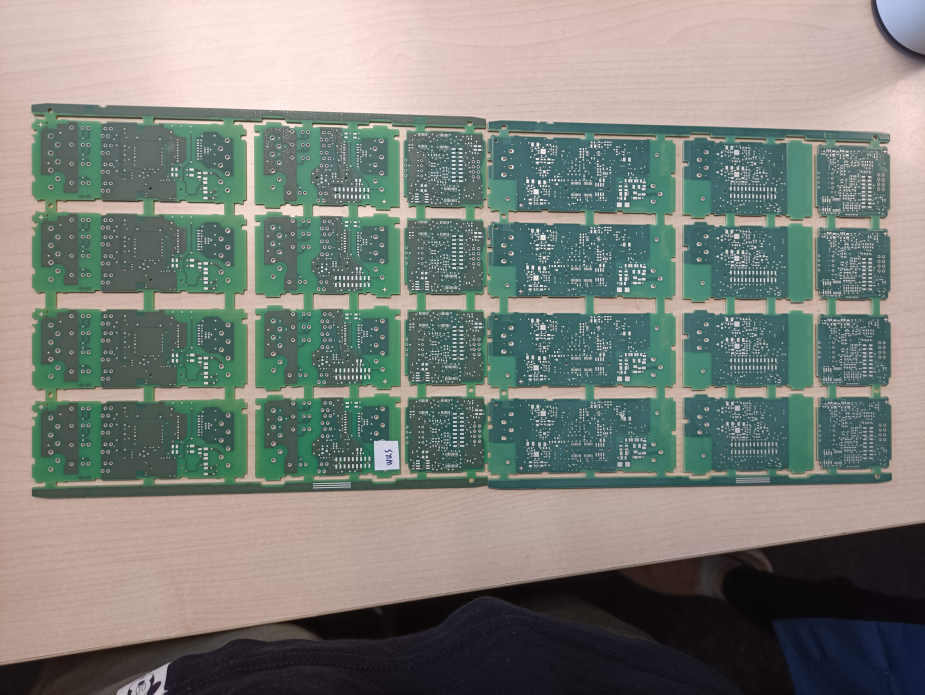
#> input picture jupyter/image/IMG_20210928_104759.jpg, 4624 x 3472 px (shown at 1/5 size)
$ python -i opencv_processing.py   (imports and definitions only)
#> lines starting #> are read from the running program, lines starting #| are printed output that depends on the picture
import cv2
import logging
import numpy as np
import traceback
from PyQt5.QtCore import pyqtSignal, QThread
from image_process import check_methods
# from common.Threadsafe import Thread
from common.mythread import Thread
# [225 lines that did not run here, left out]


def add_saturation(image, saturation):

    BASE_VALUE = 100
    hlsImg = cv2.cvtColor(image.astype(np.float32) / 255.0, cv2.COLOR_BGR2HLS)
    # 饱和度
    hlsImg[:, :, 2] = (1.0 + saturation / float(BASE_VALUE)) * hlsImg[:, :, 2]
    hlsImg[:, :, 2][hlsImg[:, :, 2] > 1] = 1
    # HLS2BGR
    lsImg = cv2.cvtColor(hlsImg, cv2.COLOR_HLS2BGR) * 255
    lsImg = lsImg.astype(np.uint8)
    return lsImg

def automatic_brightness_and_contrast(image, clip_hist_percent=5):
#> called with clip_hist_percent = 5
    gray = cv2.cvtColor(image, cv2.COLOR_RGB2GRAY)
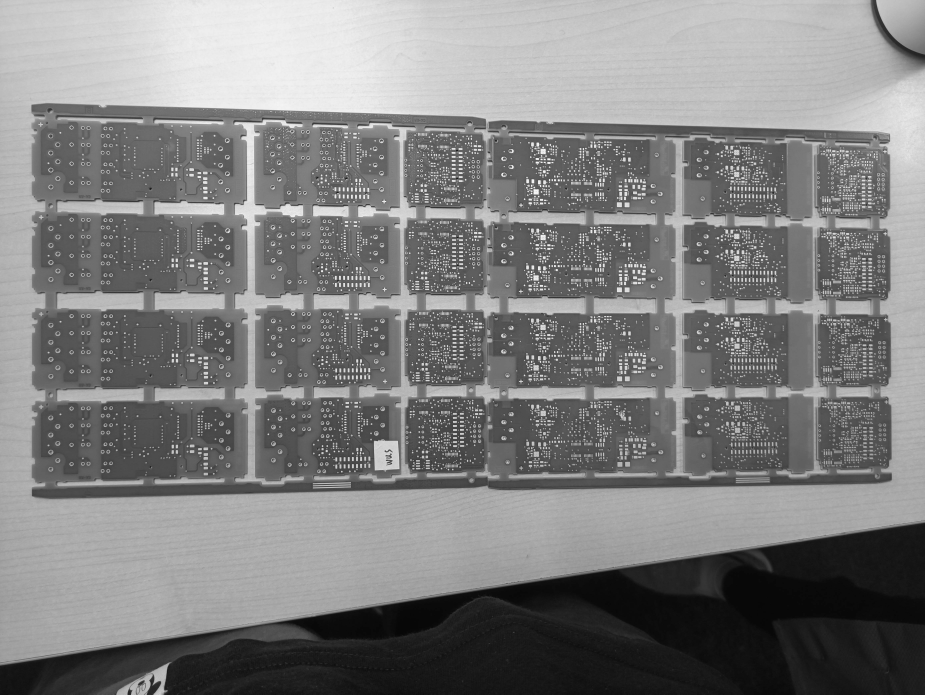
#> gray: shape (3472, 4624) (shown at 1/5 size); min 0, max 255, mean 127

    # Calculate grayscale histogram
    hist = cv2.calcHist([gray],[0],None,[256],[0,256])
#> hist = 256 values, max 213349 at index 170, min 1 at index 0, mean 62713
    hist_size = len(hist)
#> hist_size = 256

    # Calculate cumulative distribution from the histogram
    accumulator = []
    accumulator.append(float(hist[0]))
    for index in range(1, hist_size):
        accumulator.append(accumulator[index -1] + float(hist[index]))
#> after the loop, accumulator = 256 values from 1 to 16054528

    # Locate points to clip
    maximum = accumulator[-1]
#> maximum = 16054528
    clip_hist_percent *= (maximum/100.0)
#> clip_hist_percent = 802726.4
    clip_hist_percent /= 2.0
#> clip_hist_percent = 401363.2

    # Locate left cut
    minimum_gray = 0
    while accumulator[minimum_gray] < clip_hist_percent:
        minimum_gray += 1
#> this loop made 13 passes
#> after the loop, minimum_gray = 13

    # Locate right cut
    maximum_gray = hist_size -1
#> maximum_gray = 255
    while accumulator[maximum_gray] >= (maximum - clip_hist_percent):
        maximum_gray -= 1
#> this loop made 22 passes
#> maximum_gray on passes 1 to 12: 254, 253, 252, 251, 250, 249, 248, 247, 246, 245, 244, 243
#> after the loop, maximum_gray = 233

    # Calculate alpha and beta values
    alpha = 255 / (maximum_gray - minimum_gray)
#> alpha = 1.16
    beta = -minimum_gray * alpha
#> beta = -15.07

    auto_result = cv2.convertScaleAbs(cv2.cvtColor(image, cv2.COLOR_RGB2BGR), alpha=alpha, beta=beta)
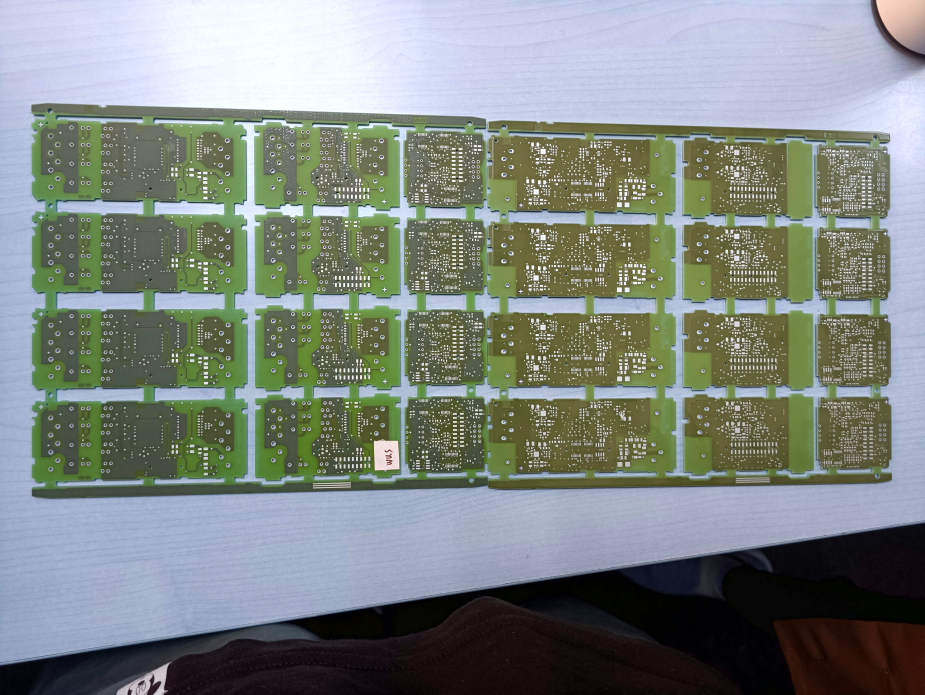
#> auto_result: shape (3472, 4624, 3) (shown at 1/5 size); mean R, G, B 126.8, 134.5, 129.2
    auto_result = cv2.cvtColor(auto_result, cv2.COLOR_BGR2RGB)
    return auto_result


# [50 lines left out: function filter_contour, not called in this run]

>>> import cv2
>>> picture = cv2.cvtColor(cv2.imread('../jupyter/image/IMG_20210928_104759.jpg'), cv2.COLOR_BGR2RGB)
>>> result = automatic_brightness_and_contrast(picture)

$ run again, on jupyter/image/img1.jpg
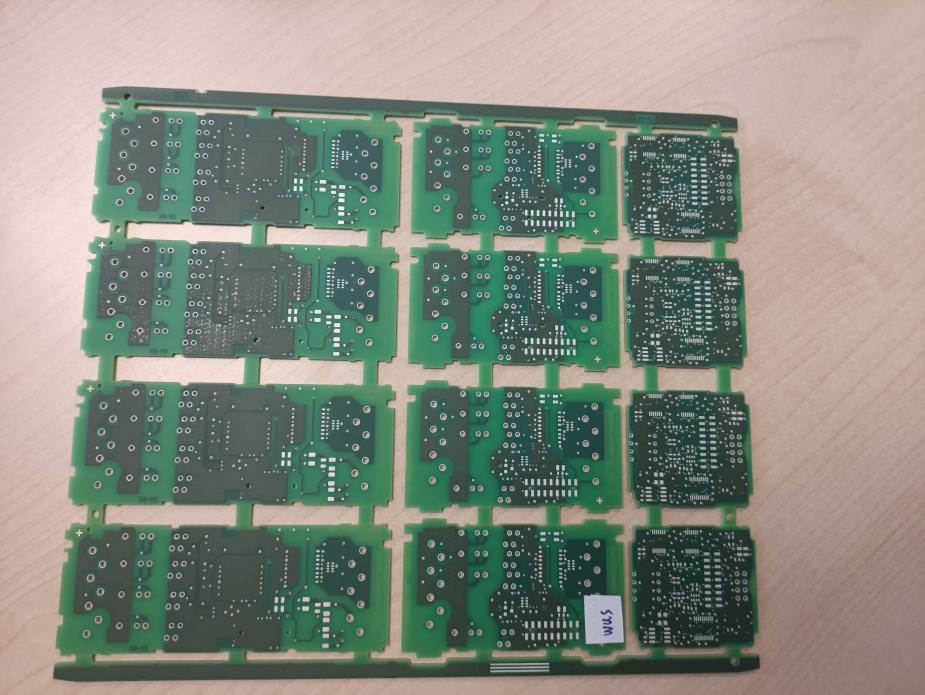
#> input picture jupyter/image/img1.jpg, 4624 x 3472 px (shown at 1/5 size)
#> in automatic_brightness_and_contrast, `gray = cv2.cvtColor(image, cv2.COLOR_RGB2GRAY)`:
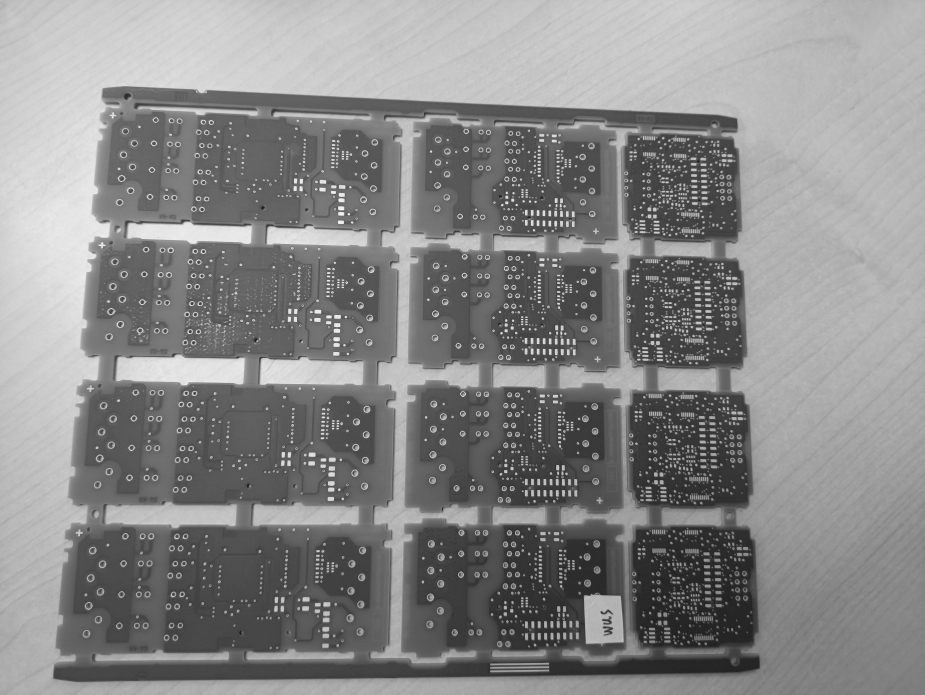
#> gray: shape (3472, 4624) (shown at 1/5 size); min 9, max 255, mean 135.7
#> hist = 256 values, max 189586 at index 182, min 0 at index 0, mean 62713
#> hist_size = 256
#> after the loop in automatic_brightness_and_contrast, `for index in range(1, hist_size):`: accumulator = 256 values from 0 to 16054528
#> maximum = 16054528
#> in automatic_brightness_and_contrast, `clip_hist_percent *= (maximum/100.0)`: clip_hist_percent = 802726.4
#> in automatic_brightness_and_contrast, `clip_hist_percent /= 2.0`: clip_hist_percent = 401363.2
#> the loop in automatic_brightness_and_contrast, `while accumulator[minimum_gray] < clip_hist_percent:` made 48 passes
#> after the loop in automatic_brightness_and_contrast, `while accumulator[minimum_gray] < clip_hist_percent:`: minimum_gray = 48
#> in automatic_brightness_and_contrast, `maximum_gray = hist_size -1`: maximum_gray = 255
#> the loop in automatic_brightness_and_contrast, `while accumulator[maximum_gray] >= (maximum - clip_hist_percent):` made 36 passes
#> maximum_gray on passes 1 to 8: 254, 253, 252, 251, 250, 249, 248, 247
#> after the loop in automatic_brightness_and_contrast, `while accumulator[maximum_gray] >= (maximum - clip_hist_percent):`: maximum_gray = 219
#> alpha = 1.49
#> beta = -71.58
#> in automatic_brightness_and_contrast, `auto_result = cv2.convertScaleAbs(cv2.cvtColor(image, cv2.COLOR_RGB2BG..`:
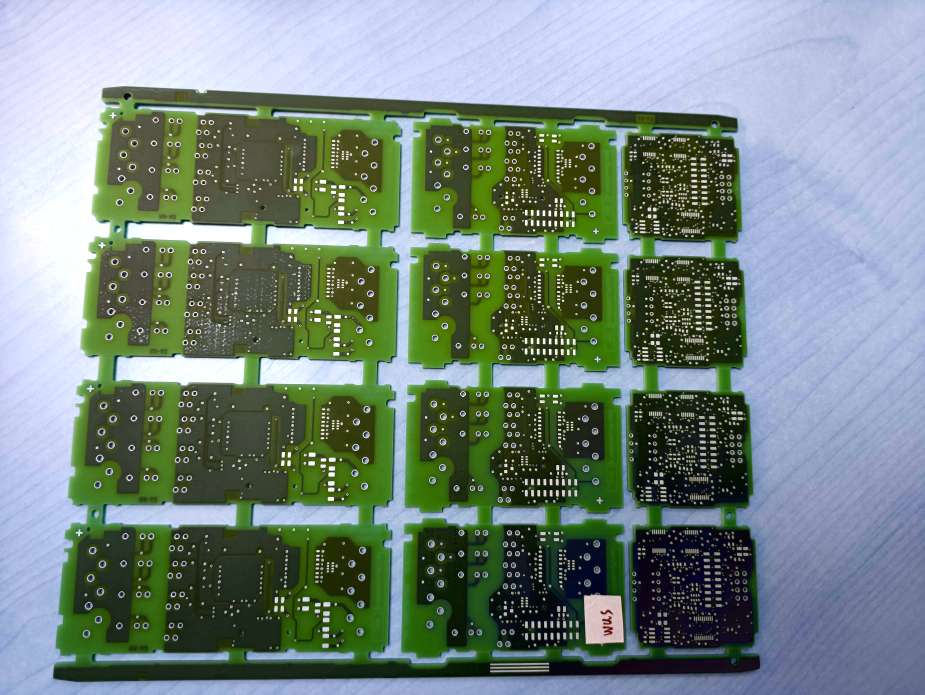
#> auto_result: shape (3472, 4624, 3) (shown at 1/5 size); mean R, G, B 118.9, 135.8, 128.1

$ run again, on jupyter/image/img2.jpg
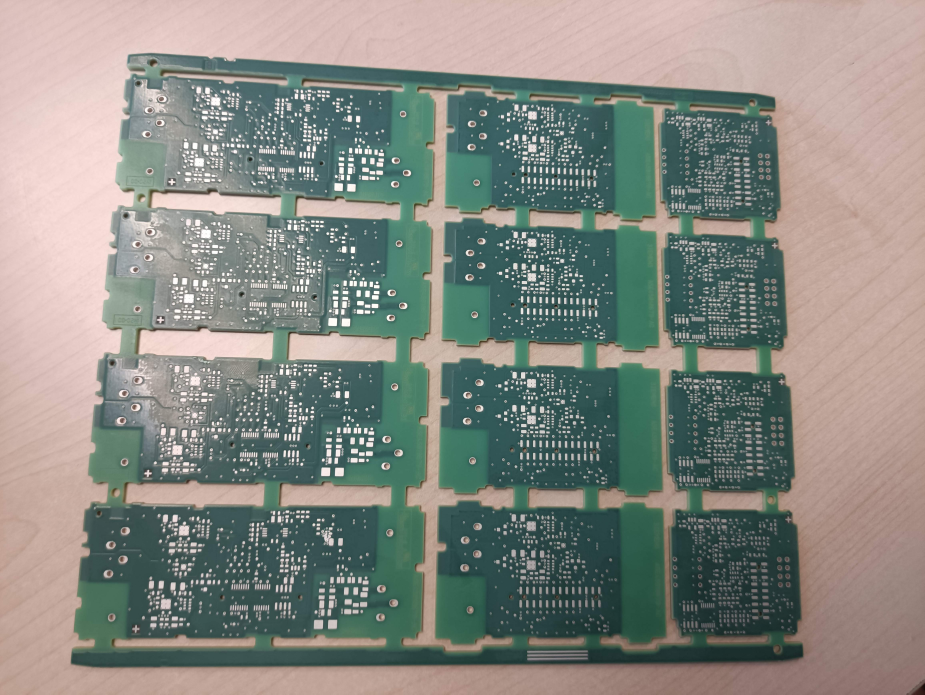
#> input picture jupyter/image/img2.jpg, 4624 x 3472 px (shown at 1/5 size)
#> in automatic_brightness_and_contrast, `gray = cv2.cvtColor(image, cv2.COLOR_RGB2GRAY)`:
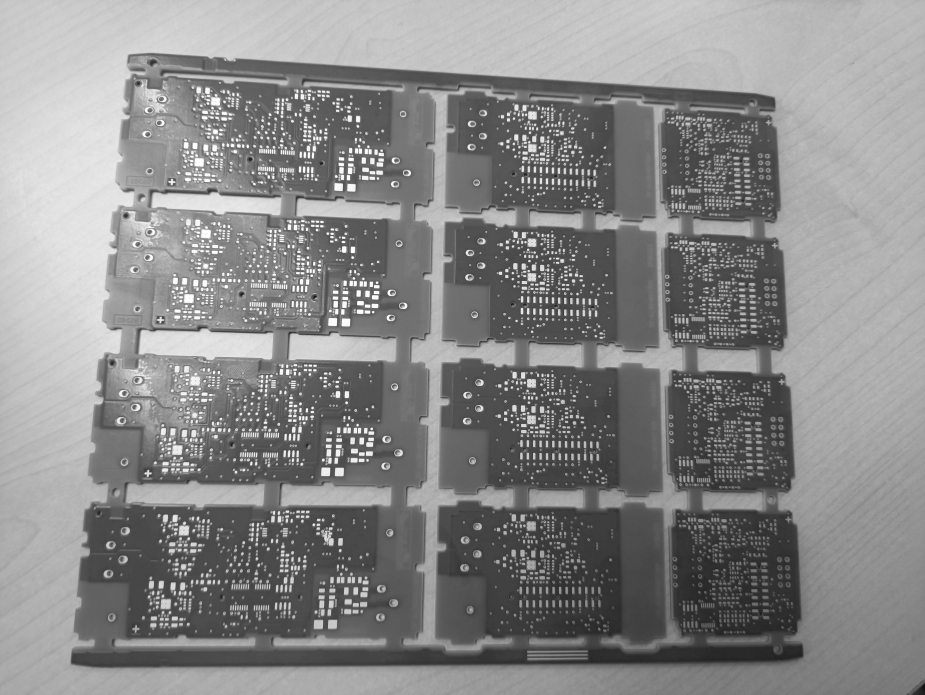
#> gray: shape (3472, 4624) (shown at 1/5 size); min 11, max 255, mean 136.3
#> hist = 256 values, max 225297 at index 74, min 0 at index 0, mean 62713
#> hist_size = 256
#> after the loop in automatic_brightness_and_contrast, `for index in range(1, hist_size):`: accumulator = 256 values from 0 to 16054528
#> maximum = 16054528
#> in automatic_brightness_and_contrast, `clip_hist_percent *= (maximum/100.0)`: clip_hist_percent = 802726.4
#> in automatic_brightness_and_contrast, `clip_hist_percent /= 2.0`: clip_hist_percent = 401363.2
#> the loop in automatic_brightness_and_contrast, `while accumulator[minimum_gray] < clip_hist_percent:` made 54 passes
#> after the loop in automatic_brightness_and_contrast, `while accumulator[minimum_gray] < clip_hist_percent:`: minimum_gray = 54
#> in automatic_brightness_and_contrast, `maximum_gray = hist_size -1`: maximum_gray = 255
#> the loop in automatic_brightness_and_contrast, `while accumulator[maximum_gray] >= (maximum - clip_hist_percent):` made 30 passes
#> maximum_gray on passes 1 to 8: 254, 253, 252, 251, 250, 249, 248, 247
#> after the loop in automatic_brightness_and_contrast, `while accumulator[maximum_gray] >= (maximum - clip_hist_percent):`: maximum_gray = 225
#> alpha = 1.49
#> beta = -80.53
#> in automatic_brightness_and_contrast, `auto_result = cv2.convertScaleAbs(cv2.cvtColor(image, cv2.COLOR_RGB2BG..`:
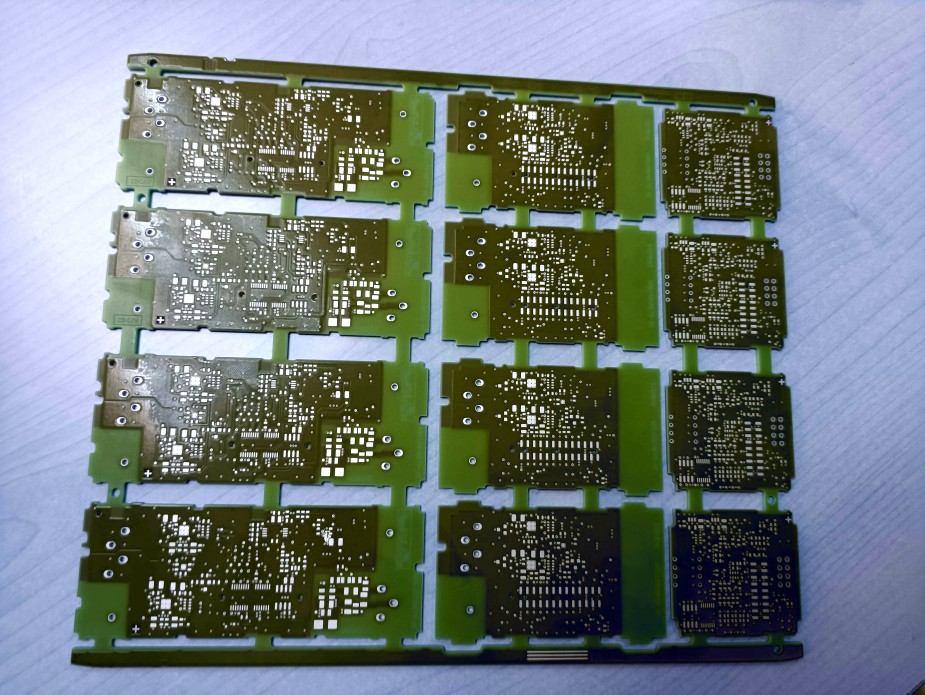
#> auto_result: shape (3472, 4624, 3) (shown at 1/5 size); mean R, G, B 114.4, 124.8, 123.8

$ run again, on jupyter/image/img3.jpg
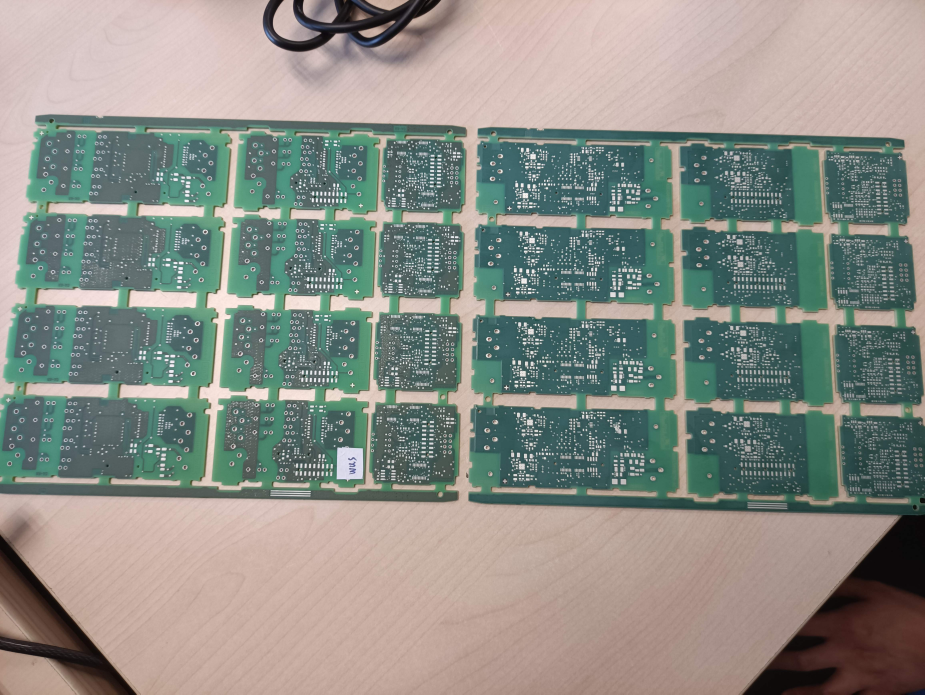
#> input picture jupyter/image/img3.jpg, 4624 x 3472 px (shown at 1/5 size)
#> in automatic_brightness_and_contrast, `gray = cv2.cvtColor(image, cv2.COLOR_RGB2GRAY)`:
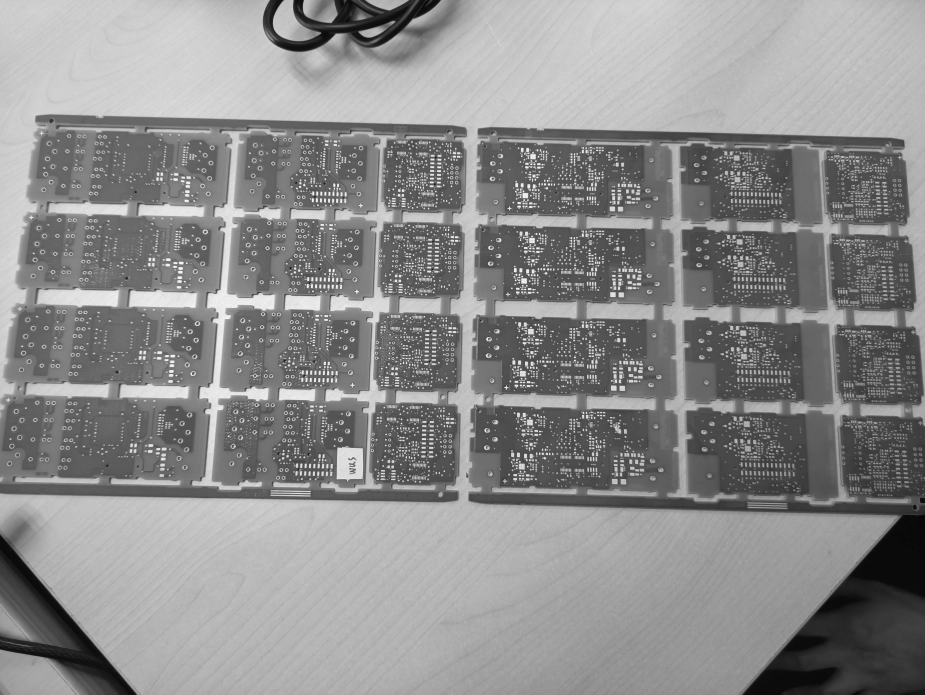
#> gray: shape (3472, 4624) (shown at 1/5 size); min 3, max 255, mean 140.1
#> hist = 256 values, max 207104 at index 182, min 0 at index 0, mean 62713
#> hist_size = 256
#> after the loop in automatic_brightness_and_contrast, `for index in range(1, hist_size):`: accumulator = 256 values from 0 to 16054528
#> maximum = 16054528
#> in automatic_brightness_and_contrast, `clip_hist_percent *= (maximum/100.0)`: clip_hist_percent = 802726.4
#> in automatic_brightness_and_contrast, `clip_hist_percent /= 2.0`: clip_hist_percent = 401363.2
#> the loop in automatic_brightness_and_contrast, `while accumulator[minimum_gray] < clip_hist_percent:` made 39 passes
#> after the loop in automatic_brightness_and_contrast, `while accumulator[minimum_gray] < clip_hist_percent:`: minimum_gray = 39
#> in automatic_brightness_and_contrast, `maximum_gray = hist_size -1`: maximum_gray = 255
#> the loop in automatic_brightness_and_contrast, `while accumulator[maximum_gray] >= (maximum - clip_hist_percent):` made 42 passes
#> maximum_gray on passes 1 to 8: 254, 253, 252, 251, 250, 249, 248, 247
#> after the loop in automatic_brightness_and_contrast, `while accumulator[maximum_gray] >= (maximum - clip_hist_percent):`: maximum_gray = 213
#> alpha = 1.47
#> beta = -57.16
#> in automatic_brightness_and_contrast, `auto_result = cv2.convertScaleAbs(cv2.cvtColor(image, cv2.COLOR_RGB2BG..`:
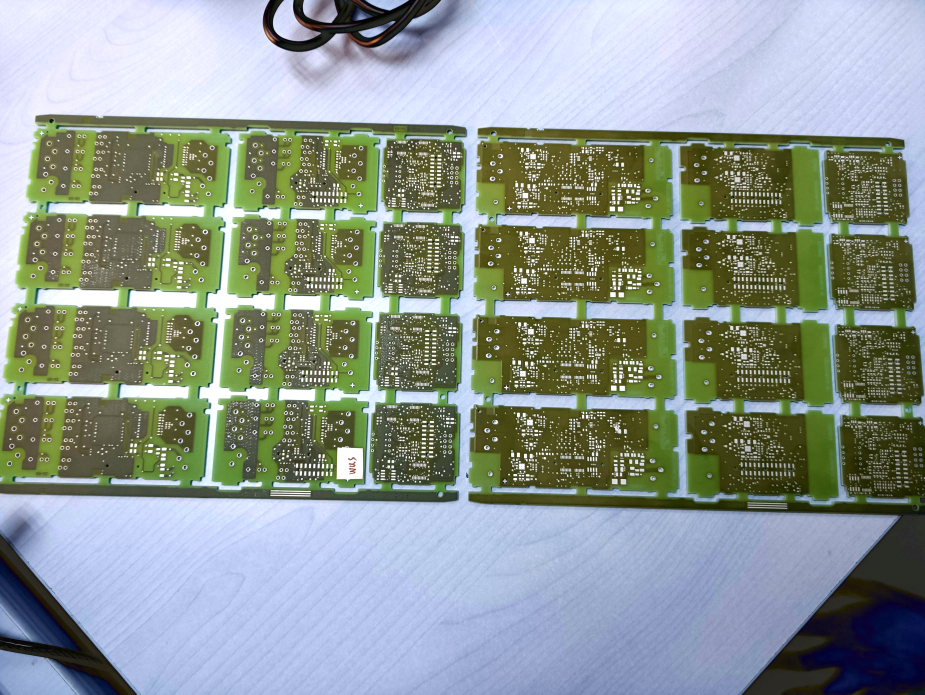
#> auto_result: shape (3472, 4624, 3) (shown at 1/5 size); mean R, G, B 141.2, 152, 145.8
